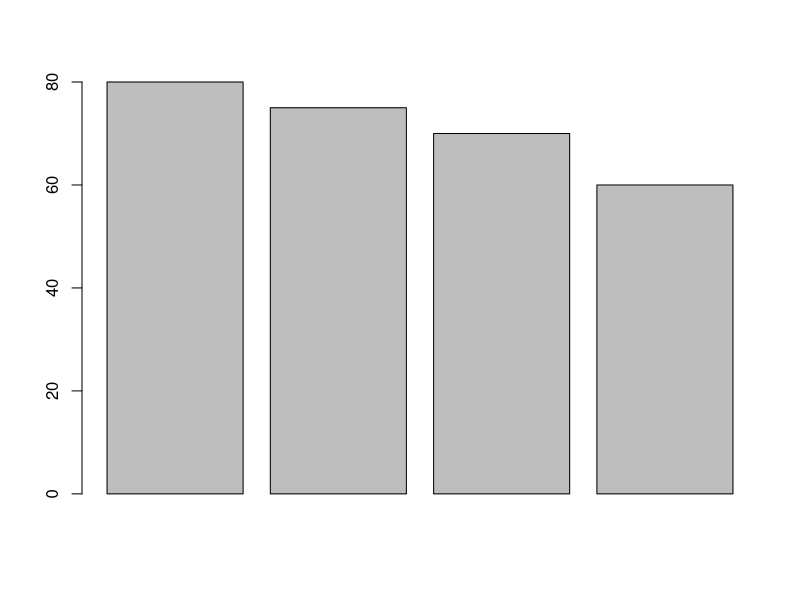
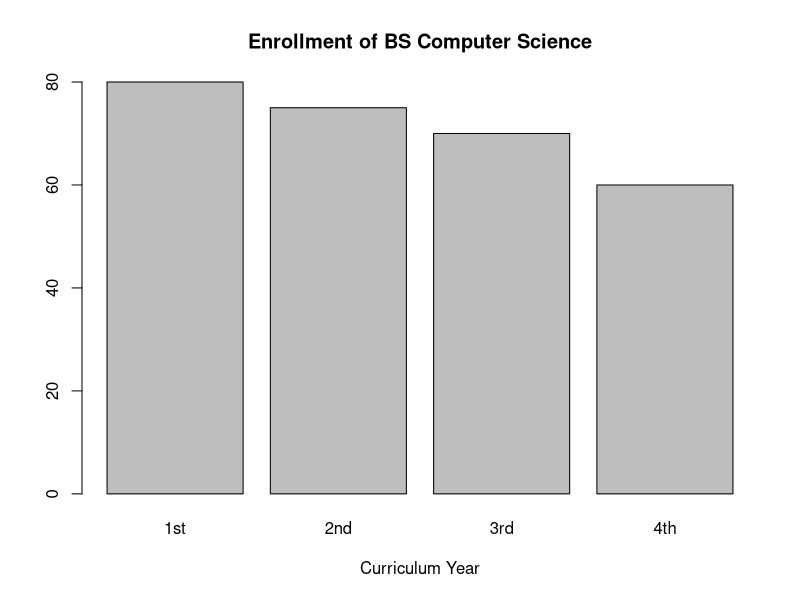
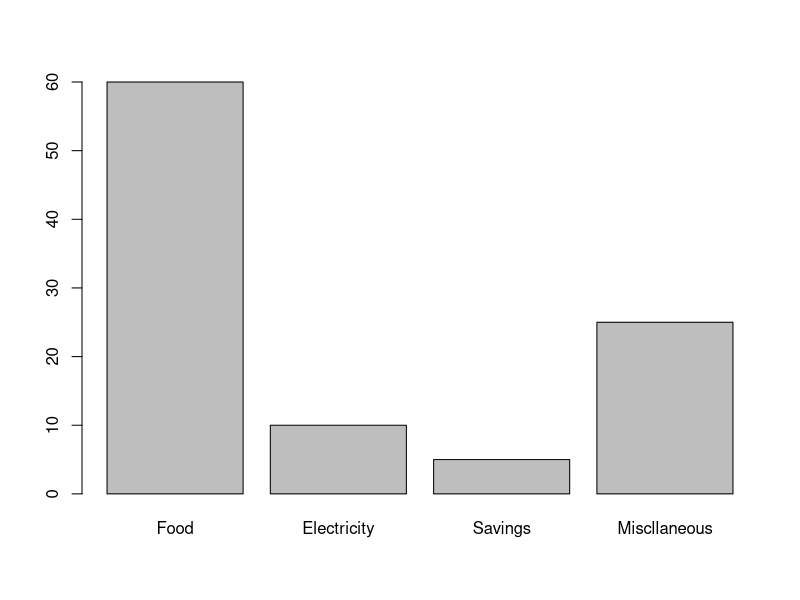
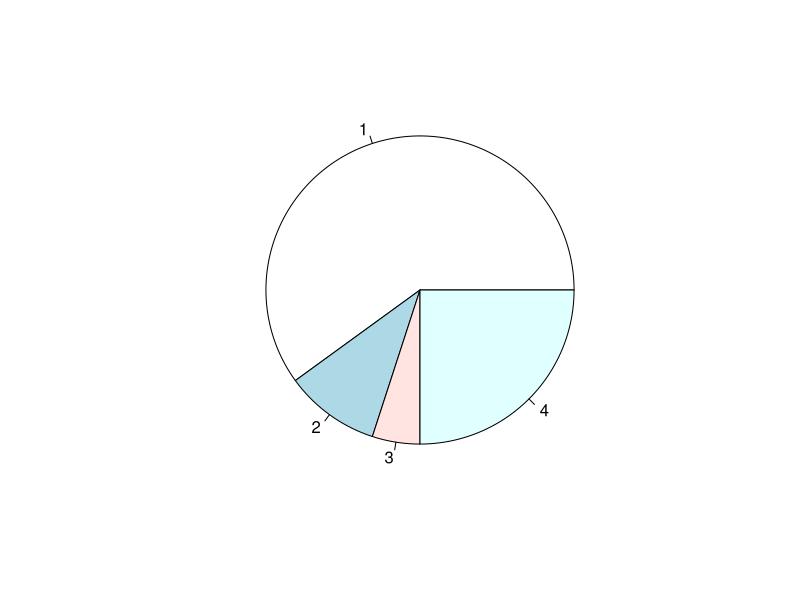
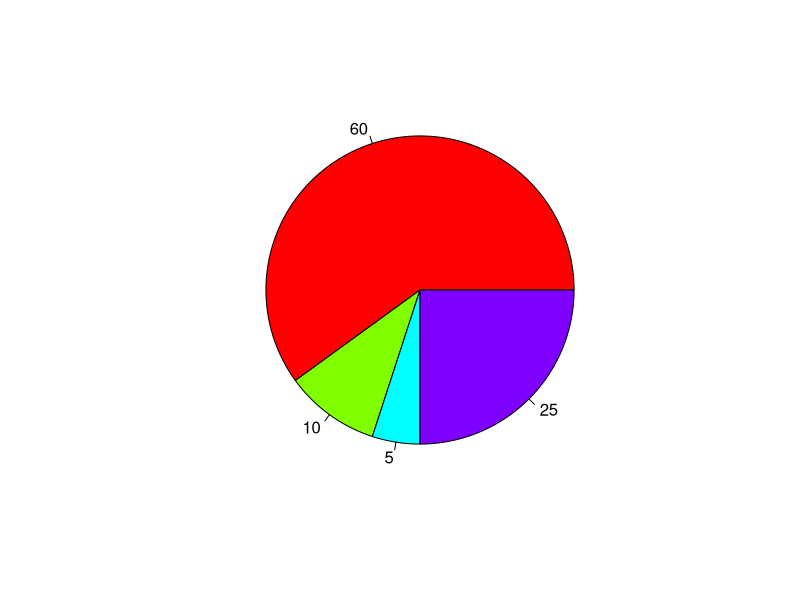
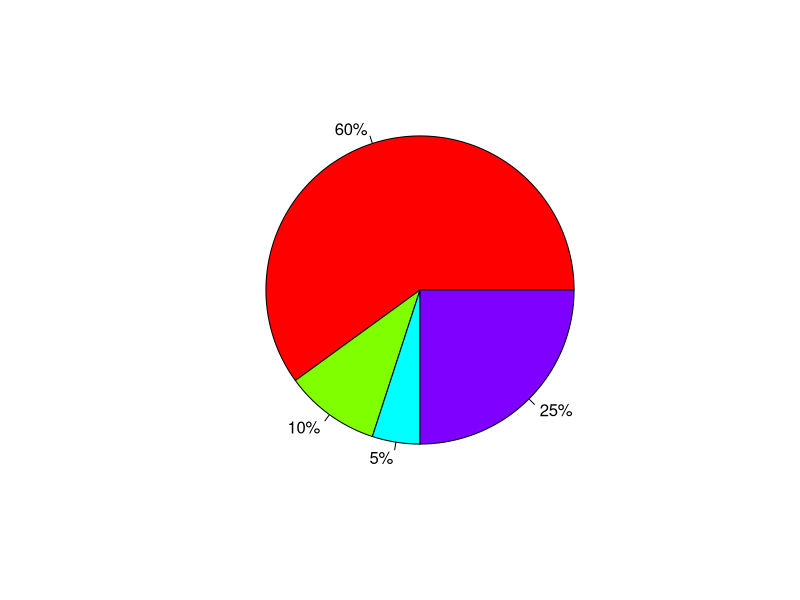

R code for these plots, in order: (Note: this script raises an error after producing the figures.)
#Accomplish this worksheet by answering the questions being asked and writing the code manually.

#1. The table shows the enrollment of BS in Computer Science, SY 2010-2011.
#   Course Year 2019 - 2020
#   1st                  80
#   2nd                  75
#   3rd                  70
#   4th                  60

#a. Plot the data using a bar graph. Write the codes and copy the result.
date2019_2020 <- c(80,75,70,60)
numb1a <- barplot(date2019_2020)

#b. Using the same table, label the barchart with
#   Title = ” Enrollment of BS Computer Science 
#   horizontal axis = “Curriculum Year” and 
#   vertical axis = “number of students”
course <- c("1st","2nd","3rd","4th")

numb1b <- barplot(date2019_2020,
                  main = "Enrollment of BS Computer Science",
                  xlab = "Curriculum Year", names.arg = course)
numb1b
#Output:
#     [,1]
#[1,]  0.7
#[2,]  1.9
#[3,]  3.1
#[4,]  4.3

#2. The monthly income of De Jesus family was spent on the following:
#   60% on Food, 10% on electricity, 5% for savings, and
#   25% for other miscellaneous expenses.

#a. Create a table for the above scenario.
#   Write the codes and its result.
expenses <- c(60,10,5,25)

barplot(expenses,names.arg = c("Food", "Electricity", "Savings", "Miscllaneous"))

#b. Plot the data using a pie chart. Add labels, colors and legend.
#   Write the codes and its result.
pie(expenses)
numb2b <- pie(expenses,
              col = rainbow(length(expenses)),
              labels = c(60,10,5,25))

ex_labels <- round(expenses/sum(expenses) * 100, 1)

ex_labels <- paste(ex_labels,"%",sep = "")
pie(expenses, main = "Expenses",col=rainbow(length(expenses)),labels = ex_labels, cex=0)

legend(1, c("Food", "Electricity", "Savings", "Miscllaneous"),
       cex = 0.8,fill = rainbow((length(expenses))))

#3. Open the mtcars dataset.
data("mtcars")
numb3 <- mtcars$mpg

#a. Create a simple histogram specifically for mpg (miles per gallon) variable.
#Use $ to select the mpg only. Write the codes and its result.
numb3a <-hist(numb3, xlab="Miles Per Gallon",
              main="Histogram of mpg")

#b. Colored histogram with different number of bins.
numb3b <-hist(numb3, breaks=12, col="red", xlab="Miles Per Gallon",
              main="Histogram of mpg")
#Note: breaks= controls the number of bins

#c. Add a Normal Curve
numb3c <-hist(numb3, breaks=12, col="red", xlab="Miles Per Gallon",
              main="Histogram with Normal Curve")
xfit<-seq(min(numb3),max(numb3),length=40)
yfit<-dnorm(xfit,mean=mean(numb3),sd=sd(numb3))
yfit <- yfit*diff(numb3c$mids[1:2])*length(numb3)
lines(xfit, yfit, col="blue", lwd=2)
#Copy the result.

#4. Open the iris dataset. Create a subset for each species.
#a. Write the codes and its result.
data("iris")
set <- subset(iris, Species == "setosa")
ver <- subset(iris, Species == "versicolor")
vir <- subset(iris, Species == "virginica")

#b. Get the mean for every characteristics of each species using colMeans().
#Write the codes and its result.
set <- subset(iris, Species == "setosa")
setosa <- colMeans(set[sapply(set,is.numeric)])
setosa
#Output:
#Sepal.Length  Sepal.Width Petal.Length  Petal.Width 
#       5.006        3.428        1.462        0.246

ver <- subset(iris, Species == "versicolor")
versicolor <- colMeans(ver[sapply(ver,is.numeric)])
versicolor
#Output:
#Sepal.Length  Sepal.Width Petal.Length  Petal.Width 
#       5.936        2.770        4.260        1.326

vir <- subset(iris, Species == "virginica")
virginica <- colMeans(vir[sapply(vir,is.numeric)])
virginica
#Output:
#Sepal.Length  Sepal.Width Petal.Length  Petal.Width 
#       6.588        2.974        5.552        2.026
#Example: setosa <- colMeans(setosa[sapply(setosaDF,is.numeric)])

#c. Combine all species by using rbind()
#The table should be look like this:
trans3 <- rbind(setosa,
                versicolor,
                virginica)
trans3
#Output:
#           Sepal.Length Sepal.Width Petal.Length Petal.Width
#setosa            5.006       3.428        1.462       0.246
#versicolor        5.936       2.770        4.260       1.326
#virginica         6.588       2.974        5.552       2.026

#Sepal.Length Sepal.Width Petal.Length Petal.Width
#setosa
#versicolor
#virginica

#d. From the data in 4-c: Create the barplot().
#Write the codes and its result.
#The barplot should be like this.
barplot(trans3, beside = TRUE,
        main = "Iris Mean",
        xlab = "Characteristics",
        ylab = "Mean Scores",
        col = c("red","green","blue"))
#Figure 1: Iris Data using Barplot
